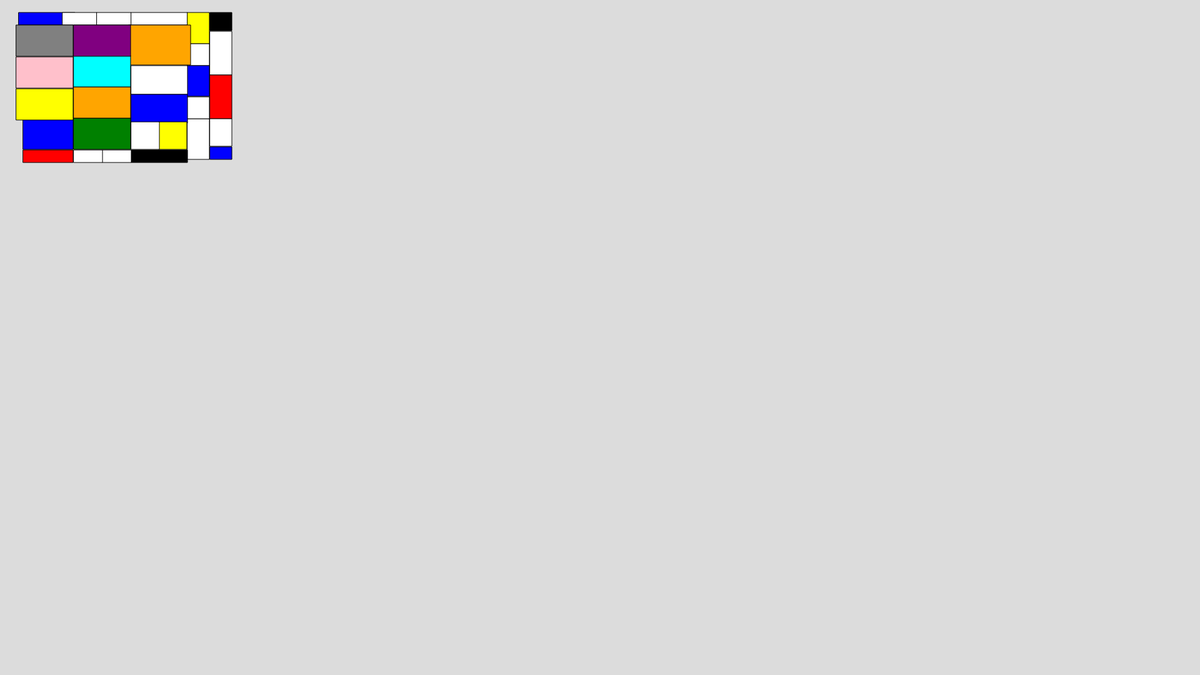
Frame 1 (no input)
Frame 60 (no input): identical to frame 1, image omitted
Frame 120 (the mouse pressed at the canvas centre since frame 60): identical to frame 1, image omitted

The p5.js sketch that drew this single still picture (run headless with seeded random() and noise() and a simulated clock; from frame 60 on, the mouse is pressed at the canvas centre):

// p5.js sketch
// ── sketch.js
function setup() {//--> setup is the function that is called once at the beginning
  createCanvas(1920, 1080);//--> createCanvas is the size of the canvas
}

function draw() { //--> draw is the function that is called every frame
  
  background(220);

  fill("Blue")
  rect(30, 20, 90, 20, 0, 0,);//-- 1

  fill("White")
  rect(100, 20, 55, 20, 0, 0,);//2

  fill("white")
  rect(155, 20, 55, 20, 0, 0,);//3

  fill("White")
  rect(210, 20, 90, 20, 0, 0,);//4

  fill("yellow")
  rect(300, 20, 35, 50, 0, 0,);//5

  fill("White")
  rect(300, 70, 35, 35, 0, 0,);//6

  fill("Black")
  rect(336, 20, 35, 29, 0, 0,);//7

  fill("White")
  rect(336, 50, 35, 70, 0, 0,);//8

  fill("Red")
  rect(336, 120, 35, 70, 0, 0,);//9

  fill("White")
  rect(336, 190, 35, 44, 0, 0,);//10

  fill("Blue")
  rect(336, 235, 35, 20, 0, 0,);//11

  fill("White")
  rect(300, 190, 35, 65, 0, 0,);//12

  fill("White")
  rect(300, 155, 35, 35, 0, 0,);//13

  fill("Blue")
  rect(300, 105, 35, 49, 0, 0,);//14

  fill("White")
  rect(210, 105, 90, 46, 0, 0,);//15

  fill("Blue")
  rect(210, 151, 90, 46, 0, 0,);

  fill("Yellow")
  rect(254, 195, 45, 44, 0, 0,);

  fill("White")
   rect(210, 195, 45, 44, 0, 0,);

  fill("Black")
  rect(210, 240, 90, 20, 0, 0,);

  fill("White")
  rect( 164, 240, 46, 20, 0, 0,);

  fill("White")
  rect( 118, 240, 46, 20, 0, 0,);

  fill("red")
  rect( 37, 240, 80, 20, 0, 0,);

  fill("Blue")
  rect( 37, 189, 80, 50, 0, 0,);

  fill("green")
  rect( 118, 189, 91, 50, 0, 0,);

  fill("orange")
  rect( 118, 139, 91, 50, 0, 0,);

  fill("orange")
  rect( 206, 40, 99, 64, 0, 0,); // loool 50 duizend

  fill("cyan")
  rect( 118, 89, 91, 50, 0, 0,);

  fill("purple")
  rect( 118, 40, 91, 50, 0, 0,);

  fill("grey")
  rect( 26, 40, 91, 50, 0, 0,);

  fill("pink")
  rect(26, 91, 91, 50, 0, 0,);

  fill("yellow")
  rect(26, 142, 91, 50, 0, 0,);
} 
